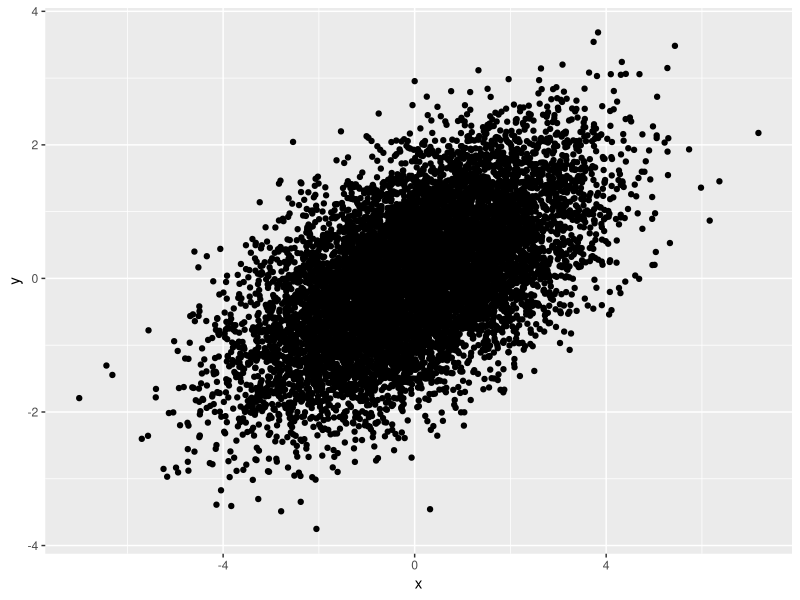
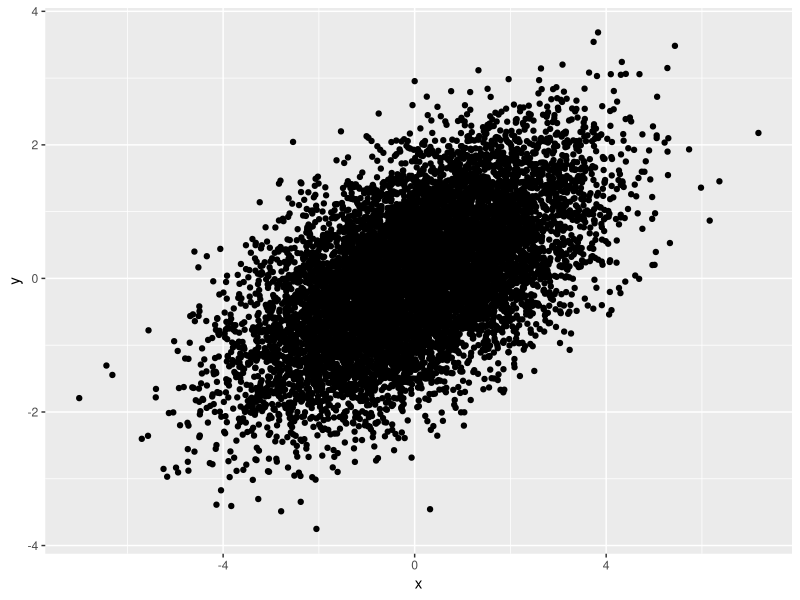
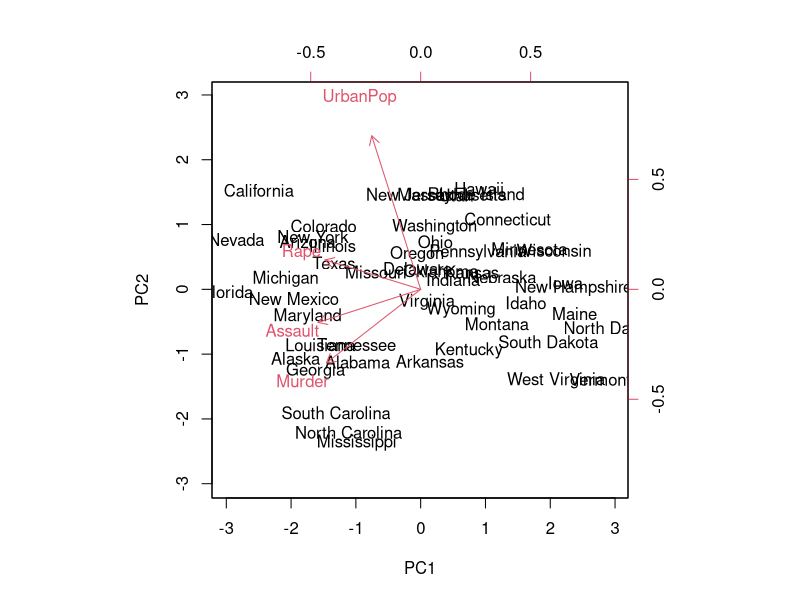

R code for these plots, in order:
## ---- chunk 1
library(ggplot2)
library(dplyr)
library(MASS)
## ---- chunk 2

sigma <- matrix(c(3,1,1,1),nrow=2)

m <- mvrnorm(n=10000, mu=c(0,0), Sigma = sigma)
data <- tibble(x = m[,1], y=m[,2])
print(cor(data$x,data$y))
## ---- chunk 3
1/sqrt(3)
## ---- chunk 4
data |> ggplot(aes(x=x,y=y))+geom_point()

## ---- chunk 5
data |> ggplot(aes(x=x,y=y))+geom_point()

## ---- chunk 6
cov(data)
## ---- chunk 7

sigma <- matrix(c(3,1,1,1),nrow=2)

# compute matrix square root
ev <- eigen(sigma)
ev$values <- sqrt(ev$values)
sigma_root <- ev$vectors %*% diag(ev$values) %*% t(ev$vectors)

sigma_root %*% sigma_root
## ---- chunk 8
# random normal variables
uncorr <-   matrix(rnorm(2000),ncol=2)
print(cov(uncorr))
# multiply by sqrt of sigma
correlated <-  t(apply(uncorr,1,\(x)sigma_root %*% x))
print(cov(correlated))
## ---- chunk 9
states <- row.names(USArrests)
apply(USArrests,2, mean)
## ---- chunk 10
cov(USArrests)
## ---- chunk 11
USArrests_cs <- scale(USArrests)
USArrests_cov <- cov(USArrests_cs)
## ---- chunk 12
es <- eigen(USArrests_cov)
es$values
## ---- chunk 13
es$vectors[,1]
## ---- chunk 14
USArrests_cov %*% es$vectors[,1]/es$values[[1]]
## ---- chunk 15
pr <- prcomp(USArrests, scale = TRUE)
pr$rotation
## ---- chunk 16
es$vectors
## ---- chunk 17
biplot(pr, scale = 0)
